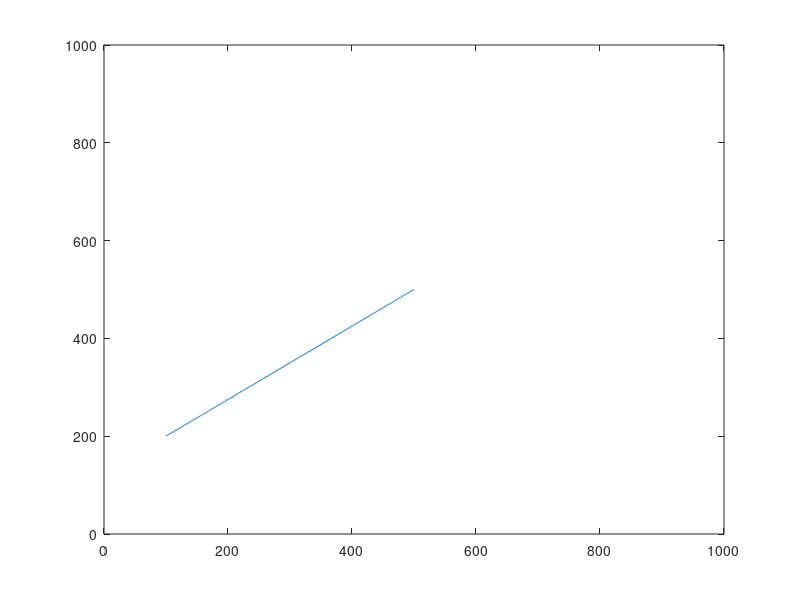

Reproduce this figure in MATLAB.
x1 = 100;
y1 = 200;
x2 = 500;
y2 = 500;

dx = x2-x1;
dy = y2-y1;

d = 2*dy-dx;
dE = 2*dy;
dNE = 2*(dy-dx);

x = x1;
y = y1;

arrayx = zeros(1, dx);
arrayy = zeros(1, dx);

k=2;
arrayx(1)=x;
arrayy(1)=y;
while x<x2 && y<y2
    if d<0
        d = d + dE;
    else
        d = d + dNE;
        y = y + 1;
    end
    x = x+1;
    arrayx(k) = x;
    arrayy(k) = y;
    k = k + 1;
end

plot(arrayx, arrayy);

axis([0, 1000, 0, 1000]);